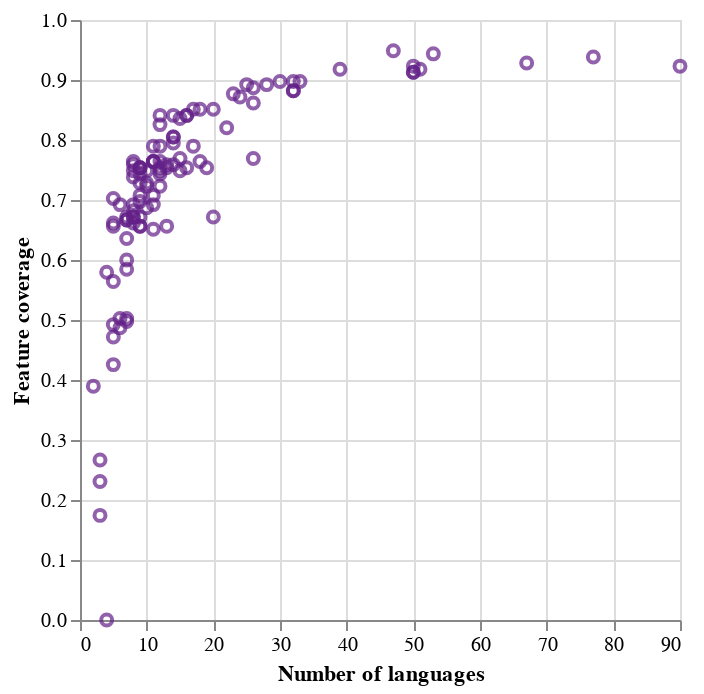

The notebook cell this image was saved under:
### Code cell
coverage_plot = (
    alt.Chart(df)
    .mark_point(color=COLOR)
    .encode(
        x=alt.X("n_langs", title="Number of languages"),
        y=alt.Y("gb_coverage", title="Feature coverage"),
    )
)
coverage_plot
